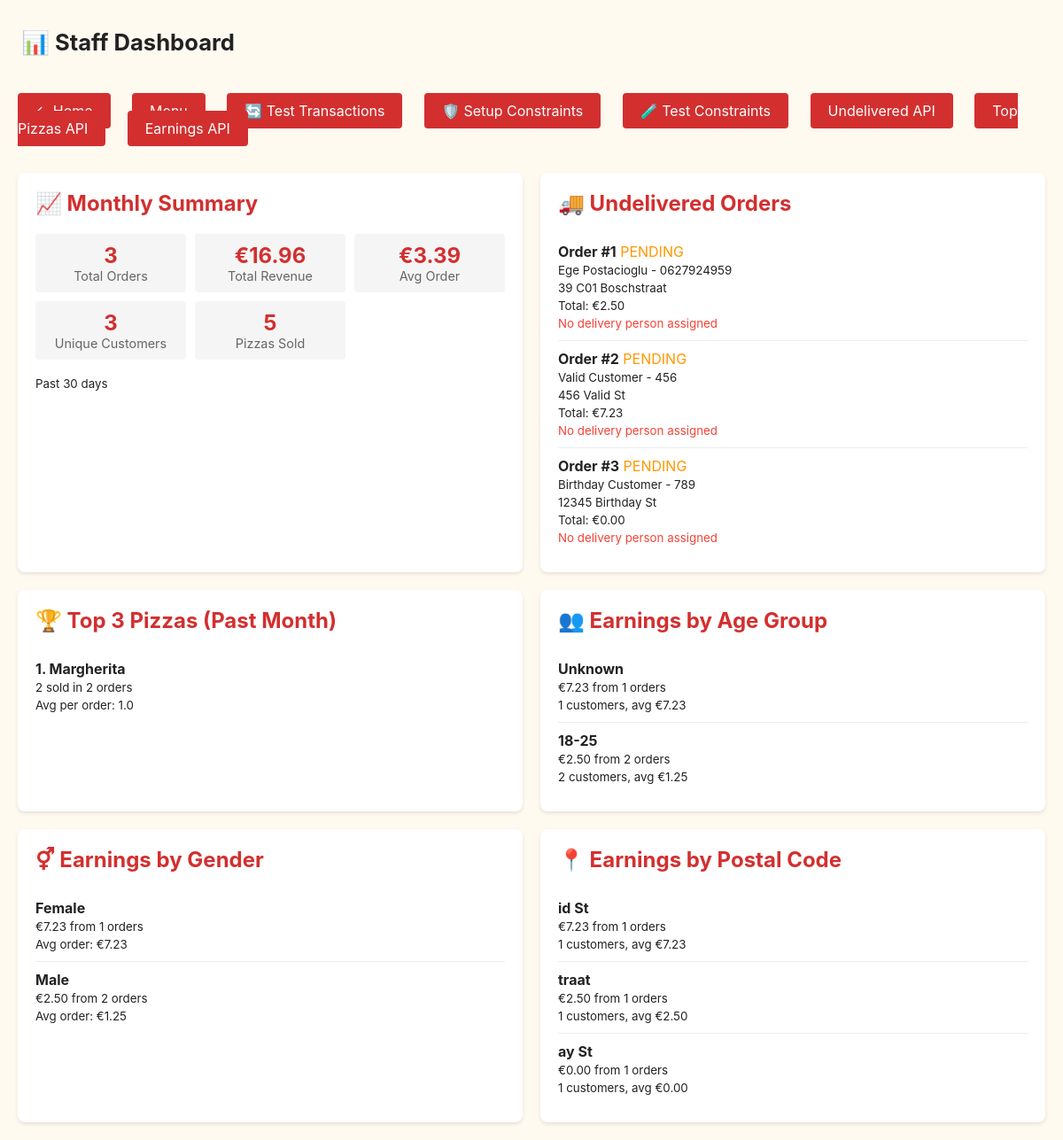
Screenshot of /staff with the database file from the repository.
### models.py (models this page shows, shortened)
class Order(db.Model):
    __tablename__ = 'orders'
    id = db.Column(db.Integer, primary_key=True)
    customer_id = db.Column(db.Integer, db.ForeignKey('customers.id'), nullable=False)
    order_date = db.Column(db.DateTime, nullable=False)
    status = db.Column(db.String(50), nullable=False)
    total = db.Column(db.Float, nullable=True)
    delivery_person_id = db.Column(db.Integer, db.ForeignKey('delivery_persons.id'), nullable=True)
    customer = db.relationship('Customer', back_populates='orders', lazy=True)

class Customer(db.Model):
    __tablename__ = 'customers'
    id = db.Column(db.Integer, primary_key=True)
    name = db.Column(db.String(100), nullable=False)
    email = db.Column(db.String(100), unique=True, nullable=False)
    phone = db.Column(db.String(15), unique=True, nullable=False)
    address = db.Column(db.String(200), nullable=False)
    birthday = db.Column(db.Date, nullable=True)
    orders = db.relationship('Order', back_populates='customer', lazy=True)

class Pizza(db.Model):
    __tablename__ = 'pizzas'
    id = db.Column(db.Integer, primary_key=True)
    name = db.Column(db.String(100), nullable=False)
    description = db.Column(db.String(255), nullable=True)
    order_items = db.relationship('OrderItem', back_populates='pizza', lazy=True)

### app.py (the view)
@app.route('/staff')
def staff_dashboard():
    try:
        undelivered = get_undelivered_orders()
        top_pizzas = get_top_pizzas_past_month(3)
        monthly_summary = get_monthly_summary()
        gender_earnings = get_earnings_by_gender()
        age_earnings = get_earnings_by_age_group()
        postal_earnings = get_earnings_by_postal_code()
        return render_template('staff_dashboard.html',
                             undelivered_orders=undelivered,
                             top_pizzas=top_pizzas,
                             monthly_summary=monthly_summary,
                             gender_earnings=gender_earnings,
                             age_earnings=age_earnings,
                             postal_earnings=postal_earnings)
    except Exception as e:
        return f"<h1>Staff Dashboard Error</h1><p>{str(e)}</p><a href='/'>← Back to Home</a>"

### staff_reports.py (called while the page is built)
def get_earnings_by_gender() -> List[Dict[str, Any]]:
    sql = text("""
        SELECT
            CASE
                WHEN c.id % 2 = 0 THEN 'Female'
                ELSE 'Male'
            END as gender,
            COUNT(DISTINCT o.id) as total_orders,
            SUM(o.total) as total_earnings,
            AVG(o.total) as avg_order_value
        FROM orders o
        JOIN customers c ON c.id = o.customer_id
        WHERE o.total IS NOT NULL
        GROUP BY (c.id % 2)
        ORDER BY total_earnings DESC
    """)
    result = db.session.execute(sql).fetchall()
    earnings = []
    for row in result:
        earnings.append({
            'gender': row[0],
            'total_orders': row[1],
            'total_earnings': float(row[2]) if row[2] else 0,
            'avg_order_value': float(row[3]) if row[3] else 0
        })
    return earnings

### templates/staff_dashboard.html (shortened to what this page needs)
<!doctype html>
<html lang="en">
<head>
    <link rel="stylesheet" href="{{ url_for('static', filename='css/menu.css') }}">
</head>
<body>
    <header>
        <h1>📊 Staff Dashboard</h1>
    </header>
    <div class="nav-links">
        <a href="/">← Home</a>
        <a href="/menu">Menu</a>
        <a href="/staff/test-transactions">🔄 Test Transactions</a>
        <a href="/staff/setup-constraints">🛡️ Setup Constraints</a>
        <a href="/staff/test-constraints">🧪 Test Constraints</a>
        <a href="/staff/reports/undelivered">Undelivered API</a>
        <a href="/staff/reports/top-pizzas">Top Pizzas API</a>
        <a href="/staff/reports/earnings">Earnings API</a>
    </div>
    <main class="dashboard">
        <div class="report-card">
            <h2>📈 Monthly Summary</h2>
            <div class="stats-grid">
                <div class="stat-item">
                    <div class="stat-value">{{ monthly_summary.total_orders }}</div>
                    <div class="stat-label">Total Orders</div>
                </div>
                <div class="stat-item">
                    <div class="stat-value">€{{ "%.2f"|format(monthly_summary.total_revenue) }}</div>
                    <div class="stat-label">Total Revenue</div>
                </div>
                <div class="stat-item">
                    <div class="stat-value">€{{ "%.2f"|format(monthly_summary.avg_order_value) }}</div>
                    <div class="stat-label">Avg Order</div>
                </div>
                <div class="stat-item">
                    <div class="stat-value">{{ monthly_summary.unique_customers }}</div>
                    <div class="stat-label">Unique Customers</div>
                </div>
                <div class="stat-item">
                    <div class="stat-value">{{ monthly_summary.total_pizzas_sold }}</div>
                    <div class="stat-label">Pizzas Sold</div>
                </div>
            </div>
            <p><small>{{ monthly_summary.period }}</small></p>
        </div>
        <div class="report-card">
            <h2>🚚 Undelivered Orders</h2>
            {% if undelivered_orders %}
                {% for order in undelivered_orders %}
                <div class="order-item">
                    <strong>Order #{{ order.order_id }}</strong>
                    <span class="status-{{ order.status }}">{{ order.status.upper() }}</span><br>
                    <small>{{ order.customer_name }} - {{ order.customer_phone }}</small><br>
                    <small>{{ order.customer_address }}</small><br>
                    <small>Total: €{{ "%.2f"|format(order.total) }}</small><br>
                    {% if order.delivery_person %}
                        <small>Assigned: {{ order.delivery_person }}</small>
                    {% else %}
                        <small style="color: #f44336;">No delivery person assigned</small>
                    {% endif %}
                </div>
                {% endfor %}
            {% else %}
                <p>✅ All orders delivered!</p>
            {% endif %}
        </div>
        <div class="report-card">
            <h2>🏆 Top 3 Pizzas (Past Month)</h2>
            {% if top_pizzas %}
                {% for pizza in top_pizzas %}
                <div class="order-item">
                    <strong>{{ loop.index }}. {{ pizza.pizza_name }}</strong><br>
                    <small>{{ pizza.total_sold }} sold in {{ pizza.orders_count }} orders</small><br>
                    <small>Avg per order: {{ "%.1f"|format(pizza.avg_per_order) }}</small>
                </div>
                {% endfor %}
            {% else %}
                <p>No pizza sales data available.</p>
            {% endif %}
        </div>
        <div class="report-card">
            <h2>👥 Earnings by Age Group</h2>
            {% if age_earnings %}
                {% for group in age_earnings %}
                <div class="order-item">
                    <strong>{{ group.age_group }}</strong><br>
                    <small>€{{ "%.2f"|format(group.total_earnings) }} from {{ group.total_orders }} orders</small><br>
                    <small>{{ group.unique_customers }} customers, avg €{{ "%.2f"|format(group.avg_order_value) }}</small>
                </div>
                {% endfor %}
            {% else %}
                <p>No age group data available.</p>
            {% endif %}
        </div>
        <div class="report-card">
            <h2>⚥ Earnings by Gender</h2>
            {% if gender_earnings %}
                {% for group in gender_earnings %}
                <div class="order-item">
                    <strong>{{ group.gender }}</strong><br>
                    <small>€{{ "%.2f"|format(group.total_earnings) }} from {{ group.total_orders }} orders</small><br>
                    <small>Avg order: €{{ "%.2f"|format(group.avg_order_value) }}</small>
                </div>
                {% endfor %}
            {% else %}
                <p>No gender data available.</p>
            {% endif %}
        </div>
        <div class="report-card">
            <h2>📍 Earnings by Postal Code</h2>
            {% if postal_earnings %}
                {% for area in postal_earnings %}
                <div class="order-item">
                    <strong>{{ area.postal_code }}</strong><br>
                    <small>€{{ "%.2f"|format(area.total_earnings) }} from {{ area.total_orders }} orders</small><br>
                    <small>{{ area.unique_customers }} customers, avg €{{ "%.2f"|format(area.avg_order_value) }}</small>
                </div>
                {% endfor %}
            {% else %}
                <p>No postal code data available.</p>
            {% endif %}
        </div>
    </main>
</body>
</html>

### static/css/menu.css (style rules this page uses)
:root { --bg: #fffaf0; --card: #fff; --accent: #ff6b6b; --muted: #6b6b6b; }
body { font-family:Inter, system-ui, -apple-system, 'Segoe UI', Roboto, 'Helvetica Neue', Arial; background:var(--bg); color:#222; margin:0; }
header { padding:2rem 1.5rem; display:flex; align-items:center; justify-content:space-between }
h1 { margin:0; font-size:1.6rem }

### templates/staff_dashboard.html (style rules this page uses)
.dashboard { display: grid; grid-template-columns: 1fr 1fr; gap: 20px; padding: 20px; }
.report-card { background: white; padding: 20px; border-radius: 8px; box-shadow: 0 2px 4px rgba(0,0,0,0.1); }
.report-card h2 { margin-top: 0; color: #d32f2f; }
.stats-grid { display: grid; grid-template-columns: repeat(auto-fit, minmax(150px, 1fr)); gap: 10px; margin: 15px 0; }
.stat-item { background: #f5f5f5; padding: 10px; text-align: center; border-radius: 4px; }
.stat-value { font-size: 1.5em; font-weight: bold; color: #d32f2f; }
.stat-label { font-size: 0.9em; color: #666; }
.order-item { border-bottom: 1px solid #eee; padding: 10px 0; }
.order-item:last-child { border-bottom: none; }
.status-pending { color: #ff9800; }
.nav-links { padding: 20px; }
.nav-links a { margin-right: 20px; padding: 10px 20px; background: #d32f2f; color: white; text-decoration: none; border-radius: 4px; }

### rows the page displays
Order: order_id "1", status "PENDING", customer_name "Ege Postacioglu", customer_phone "0627924959", customer_address "39 C01 Boschstraat", total "2.50", postal_code "traat", total_earnings "2.50", total_orders "1", unique_customers "1", avg_order_value "2.50"
Order: order_id "2", status "PENDING", customer_name "Valid Customer", customer_phone "456", customer_address "456 Valid St", total "7.23"
Order: order_id "3", status "PENDING", customer_name "Birthday Customer", customer_phone "789", customer_address "12345 Birthday St", total "0.00"
Pizza: pizza_name "Margherita", total_sold "2", orders_count "2", avg_per_order "1.0"

### other values shown
{{ monthly_summary.total_orders }} "3"
{{ "%.2f"|format(monthly_summary.total_revenue) }} "16.96"
{{ "%.2f"|format(monthly_summary.avg_order_value) }} "3.39"
{{ monthly_summary.unique_customers }} "3"
{{ monthly_summary.total_pizzas_sold }} "5"
{{ monthly_summary.period }} "Past 30 days"
{{ group.age_group }} "Unknown" "18-25"
{{ "%.2f"|format(group.total_earnings) }} "7.23" "2.50"
{{ group.total_orders }} "1" "2"
{{ group.unique_customers }} "1" "2"
{{ "%.2f"|format(group.avg_order_value) }} "7.23" "1.25"
{{ group.gender }} "Female" "Male"
{{ area.postal_code }} "id St" "ay St"
{{ "%.2f"|format(area.total_earnings) }} "7.23" "0.00"
{{ area.total_orders }} "1" "1"
